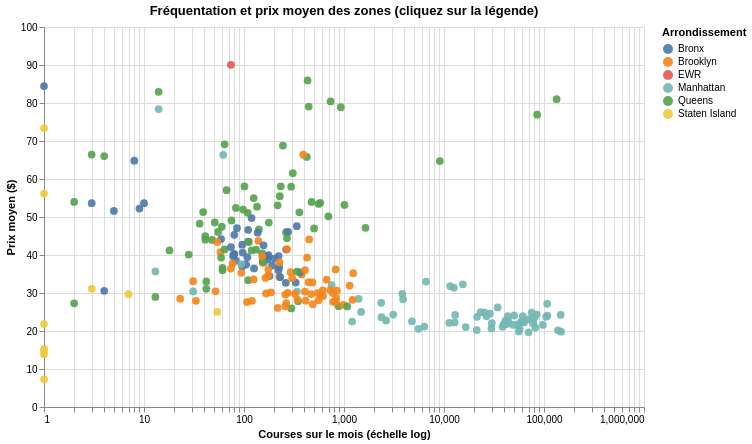

The code cell stored with this chart in its notebook:
### Markdown cell above
## 2. Altair : la grammaire graphique

Avec Altair, on décrit un graphique comme une combinaison de **marques** (points, barres, lignes)
et d'**encodages** (x, y, couleur, taille). Les vues peuvent être **liées** : une sélection dans l'une filtre l'autre.

### Code cell
import altair as alt
alt.data_transformers.disable_max_rows()

z = zones[~zones["arrondissement"].isin(["Unknown", "N/A"])].dropna(subset=["arrondissement"])
selection = alt.selection_point(fields=["arrondissement"], bind="legend")

nuage = (alt.Chart(z).mark_circle(size=60).encode(
            x=alt.X("courses:Q", scale=alt.Scale(type="log"), title="Courses sur le mois (échelle log)"),
            y=alt.Y("prix_moyen:Q", title="Prix moyen ($)"),
            color=alt.Color("arrondissement:N", title="Arrondissement"),
            opacity=alt.condition(selection, alt.value(0.9), alt.value(0.1)),
            tooltip=["zone", "arrondissement", "courses", "prix_moyen"])
         .add_params(selection)
         .properties(width=600, height=380,
                     title="Fréquentation et prix moyen des zones (cliquez sur la légende)"))
nuage

### Figure 1 — Vega-Lite specification as saved in the notebook (floating-point values rounded to 4 significant figures; data arrays with more than 128 entries replaced by an {"elided": "..."} marker saying what was removed)
{"config": {"view": {"continuousWidth": 300, "continuousHeight": 300}}, "data": {"name": "data-83e895f65b5f23a3f194df5c995bf72e"}, "mark": {"type": "circle", "size": 60}, "encoding": {"color": {"field": "arrondissement", "title": "Arrondissement", "type": "nominal"}, "opacity": {"condition": {"param": "param_6c71ad77570ebd90", "value": 0.9}, "value": 0.1}, "tooltip": [{"field": "zone", "type": "nominal"}, {"field": "arrondissement", "type": "nominal"}, {"field": "courses", "type": "quantitative"}, {"field": "prix_moyen", "type": "quantitative"}], "x": {"field": "courses", "scale": {"type": "log"}, "title": "Courses sur le mois (échelle log)", "type": "quantitative"}, "y": {"field": "prix_moyen", "title": "Prix moyen ($)", "type": "quantitative"}}, "height": 380, "params": [{"name": "param_6c71ad77570ebd90", "select": {"type": "point", "fields": ["arrondissement"]}, "bind": "legend"}], "title": "Fréquentation et prix moyen des zones (cliquez sur la légende)", "width": 600, "$schema": "https://vega.github.io/schema/vega-lite/v6.4.1.json", "datasets": {"data-83e895f65b5f23a3f194df5c995bf72e": {"elided": "248 records"}}}
